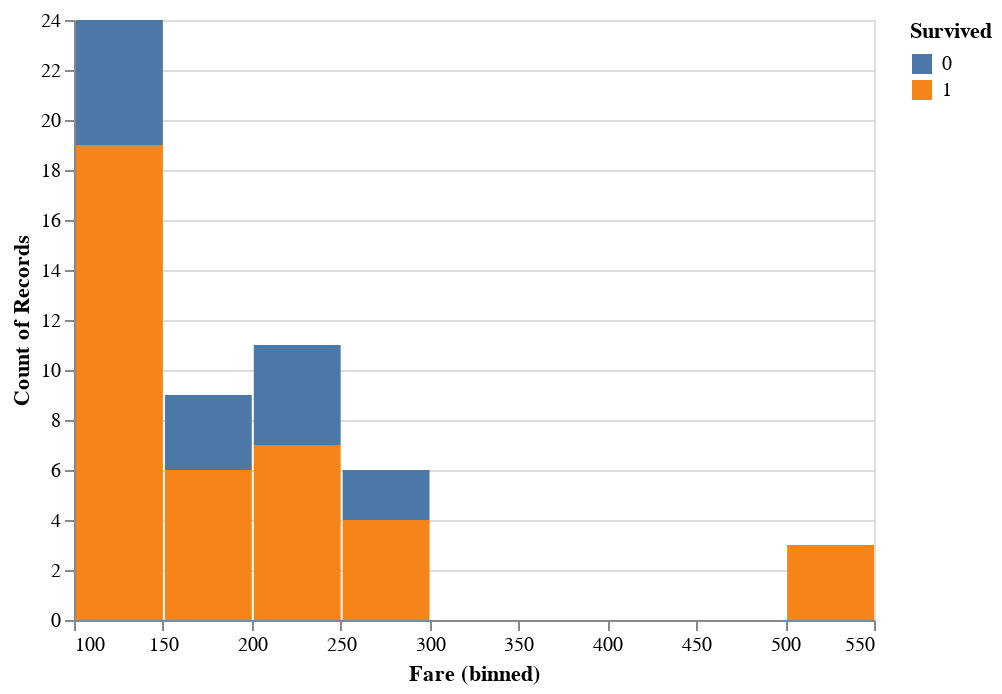

Write notebook code for a chart like this one.
### Markdown cell above
The graphs are interactive and hover over the bars to view exact counts (cool!)

Better to look over the passengers who paid more than 100$

### Code cell
df_fare = df_train.loc[df_train['Fare'] > 100,:]
alt.Chart(df_fare).mark_bar().encode(
    alt.X('Fare',bin=alt.Bin(step=50)),
    y = 'count()',
    color = 'Survived:N',
    tooltip = 'count()'
).interactive()

### Figure 1 — Vega-Lite specification as saved in the notebook (floating-point values rounded to 4 significant figures)
{"config": {"view": {"continuousWidth": 400, "continuousHeight": 300}}, "data": {"name": "data-e1188f5cd3c065c754a94adb296d6ace"}, "mark": "bar", "encoding": {"color": {"field": "Survived", "type": "nominal"}, "tooltip": {"aggregate": "count", "type": "quantitative"}, "x": {"bin": {"step": 50}, "field": "Fare", "type": "quantitative"}, "y": {"aggregate": "count", "type": "quantitative"}}, "selection": {"selector002": {"type": "interval", "bind": "scales", "encodings": ["x", "y"]}}, "$schema": "https://vega.github.io/schema/vega-lite/v4.17.0.json", "datasets": {"data-e1188f5cd3c065c754a94adb296d6ace": [{"PassengerId": 28, "Survived": 0, "Pclass": 1, "Name": "Fortune, Mr. Charles Alexander", "Sex": "male", "Age": 19.0, "SibSp": 3, "Parch": 2, "Ticket": "19950", "Fare": 263.0, "Cabin": "C23 C25 C27", "Embarked": "S"}, {"PassengerId": 32, "Survived": 1, "Pclass": 1, "Name": "Spencer, Mrs. William Augustus (Marie Eugenie)", "Sex": "female", "Age": null, "SibSp": 1, "Parch": 0, "Ticket": "PC 17569", "Fare": 146.5, "Cabin": "B78", "Embarked": "C"}, {"PassengerId": 89, "Survived": 1, "Pclass": 1, "Name": "Fortune, Miss. Mabel Helen", "Sex": "female", "Age": 23.0, "SibSp": 3, "Parch": 2, "Ticket": "19950", "Fare": 263.0, "Cabin": "C23 C25 C27", "Embarked": "S"}, {"PassengerId": 119, "Survived": 0, "Pclass": 1, "Name": "Baxter, Mr. Quigg Edmond", "Sex": "male", "Age": 24.0, "SibSp": 0, "Parch": 1, "Ticket": "PC 17558", "Fare": 247.5, "Cabin": "B58 B60", "Embarked": "C"}, {"PassengerId": 196, "Survived": 1, "Pclass": 1, "Name": "Lurette, Miss. Elise", "Sex": "female", "Age": 58.0, "SibSp": 0, "Parch": 0, "Ticket": "PC 17569", "Fare": 146.5, "Cabin": "B80", "Embarked": "C"}, {"PassengerId": 216, "Survived": 1, "Pclass": 1, "Name": "Newell, Miss. Madeleine", "Sex": "female", "Age": 31.0, "SibSp": 1, "Parch": 0, "Ticket": "35273", "Fare": 113.3, "Cabin": "D36", "Embarked": "C"}, {"PassengerId": 259, "Survived": 1, "Pclass": 1, "Name": "Ward, Miss. Anna", "Sex": "female", "Age": 35.0, "SibSp": 0, "Parch": 0, "Ticket": "PC 17755", "Fare": 512.3, "Cabin": null, "Embarked": "C"}, {"PassengerId": 269, "Survived": 1, "Pclass": 1, "Name": "Graham, Mrs. William Thompson (Edith Junkins)", "Sex": "female", "Age": 58.0, "SibSp": 0, "Parch": 1, "Ticket": "PC 17582", "Fare": 153.5, "Cabin": "C125", "Embarked": "S"}, {"PassengerId": 270, "Survived": 1, "Pclass": 1, "Name": "Bissette, Miss. Amelia", "Sex": "female", "Age": 35.0, "SibSp": 0, "Parch": 0, "Ticket": "PC 17760", "Fare": 135.6, "Cabin": "C99", "Embarked": "S"}, {"PassengerId": 298, "Survived": 0, "Pclass": 1, "Name": "Allison, Miss. Helen Loraine", "Sex": "female", "Age": 2.0, "SibSp": 1, "Parch": 2, "Ticket": "113781", "Fare": 151.6, "Cabin": "C22 C26", "Embarked": "S"}, {"PassengerId": 300, "Survived": 1, "Pclass": 1, "Name": "Baxter, Mrs. James (Helene DeLaudeniere Chaput)", "Sex": "female", "Age": 50.0, "SibSp": 0, "Parch": 1, "Ticket": "PC 17558", "Fare": 247.5, "Cabin": "B58 B60", "Embarked": "C"}, {"PassengerId": 306, "Survived": 1, "Pclass": 1, "Name": "Allison, Master. Hudson Trevor", "Sex": "male", "Age": 0.92, "SibSp": 1, "Parch": 2, "Ticket": "113781", "Fare": 151.6, "Cabin": "C22 C26", "Embarked": "S"}, {"PassengerId": 307, "Survived": 1, "Pclass": 1, "Name": "Fleming, Miss. Margaret", "Sex": "female", "Age": null, "SibSp": 0, "Parch": 0, "Ticket": "17421", "Fare": 110.9, "Cabin": null, "Embarked": "C"}, {"PassengerId": 308, "Survived": 1, "Pclass": 1, "Name": "Penasco y Castellana, Mrs. Victor de Satode (Maria Josefa Perez de Soto y Vallejo)", "Sex": "female", "Age": 17.0, "SibSp": 1, "Parch": 0, "Ticket": "PC 17758", "Fare": 108.9, "Cabin": "C65", "Embarked": "C"}, {"PassengerId": 312, "Survived": 1, "Pclass": 1, "Name": "Ryerson, Miss. Emily Borie", "Sex": "female", "Age": 18.0, "SibSp": 2, "Parch": 2, "Ticket": "PC 17608", "Fare": 262.4, "Cabin": "B57 B59 B63 B66", "Embarked": "C"}, {"PassengerId": 319, "Survived": 1, "Pclass": 1, "Name": "Wick, Miss. Mary Natalie", "Sex": "female", "Age": 31.0, "SibSp": 0, "Parch": 2, "Ticket": "36928", "Fare": 164.9, "Cabin": "C7", "Embarked": "S"}, {"PassengerId": 320, "Survived": 1, "Pclass": 1, "Name": "Spedden, Mrs. Frederic Oakley (Margaretta Corning Stone)", "Sex": "female", "Age": 40.0, "SibSp": 1, "Parch": 1, "Ticket": "16966", "Fare": 134.5, "Cabin": "E34", "Embarked": "C"}, {"PassengerId": 326, "Survived": 1, "Pclass": 1, "Name": "Young, Miss. Marie Grice", "Sex": "female", "Age": 36.0, "SibSp": 0, "Parch": 0, "Ticket": "PC 17760", "Fare": 135.6, "Cabin": "C32", "Embarked": "C"}, {"PassengerId": 333, "Survived": 0, "Pclass": 1, "Name": "Graham, Mr. George Edward", "Sex": "male", "Age": 38.0, "SibSp": 0, "Parch": 1, "Ticket": "PC 17582", "Fare": 153.5, "Cabin": "C91", "Embarked": "S"}, {"PassengerId": 335, "Survived": 1, "Pclass": 1, "Name": "Frauenthal, Mrs. Henry William (Clara Heinsheimer)", "Sex": "female", "Age": null, "SibSp": 1, "Parch": 0, "Ticket": "PC 17611", "Fare": 133.7, "Cabin": null, "Embarked": "S"}, {"PassengerId": 338, "Survived": 1, "Pclass": 1, "Name": "Burns, Miss. Elizabeth Margaret", "Sex": "female", "Age": 41.0, "SibSp": 0, "Parch": 0, "Ticket": "16966", "Fare": 134.5, "Cabin": "E40", "Embarked": "C"}, {"PassengerId": 342, "Survived": 1, "Pclass": 1, "Name": "Fortune, Miss. Alice Elizabeth", "Sex": "female", "Age": 24.0, "SibSp": 3, "Parch": 2, "Ticket": "19950", "Fare": 263.0, "Cabin": "C23 C25 C27", "Embarked": "S"}, {"PassengerId": 374, "Survived": 0, "Pclass": 1, "Name": "Ringhini, Mr. Sante", "Sex": "male", "Age": 22.0, "SibSp": 0, "Parch": 0, "Ticket": "PC 17760", "Fare": 135.6, "Cabin": null, "Embarked": "C"}, {"PassengerId": 378, "Survived": 0, "Pclass": 1, "Name": "Widener, Mr. Harry Elkins", "Sex": "male", "Age": 27.0, "SibSp": 0, "Parch": 2, "Ticket": "113503", "Fare": 211.5, "Cabin": "C82", "Embarked": "C"}, {"PassengerId": 381, "Survived": 1, "Pclass": 1, "Name": "Bidois, Miss. Rosalie", "Sex": "female", "Age": 42.0, "SibSp": 0, "Parch": 0, "Ticket": "PC 17757", "Fare": 227.5, "Cabin": null, "Embarked": "C"}, {"PassengerId": 391, "Survived": 1, "Pclass": 1, "Name": "Carter, Mr. William Ernest", "Sex": "male", "Age": 36.0, "SibSp": 1, "Parch": 2, "Ticket": "113760", "Fare": 120.0, "Cabin": "B96 B98", "Embarked": "S"}, {"PassengerId": 394, "Survived": 1, "Pclass": 1, "Name": "Newell, Miss. Marjorie", "Sex": "female", "Age": 23.0, "SibSp": 1, "Parch": 0, "Ticket": "35273", "Fare": 113.3, "Cabin": "D36", "Embarked": "C"}, {"PassengerId": 436, "Survived": 1, "Pclass": 1, "Name": "Carter, Miss. Lucile Polk", "Sex": "female", "Age": 14.0, "SibSp": 1, "Parch": 2, "Ticket": "113760", "Fare": 120.0, "Cabin": "B96 B98", "Embarked": "S"}, {"PassengerId": 439, "Survived": 0, "Pclass": 1, "Name": "Fortune, Mr. Mark", "Sex": "male", "Age": 64.0, "SibSp": 1, "Parch": 4, "Ticket": "19950", "Fare": 263.0, "Cabin": "C23 C25 C27", "Embarked": "S"}, {"PassengerId": 499, "Survived": 0, "Pclass": 1, "Name": "Allison, Mrs. Hudson J C (Bessie Waldo Daniels)", "Sex": "female", "Age": 25.0, "SibSp": 1, "Parch": 2, "Ticket": "113781", "Fare": 151.6, "Cabin": "C22 C26", "Embarked": "S"}, {"PassengerId": 506, "Survived": 0, "Pclass": 1, "Name": "Penasco y Castellana, Mr. Victor de Satode", "Sex": "male", "Age": 18.0, "SibSp": 1, "Parch": 0, "Ticket": "PC 17758", "Fare": 108.9, "Cabin": "C65", "Embarked": "C"}, {"PassengerId": 528, "Survived": 0, "Pclass": 1, "Name": "Farthing, Mr. John", "Sex": "male", "Age": null, "SibSp": 0, "Parch": 0, "Ticket": "PC 17483", "Fare": 221.8, "Cabin": "C95", "Embarked": "S"}, {"PassengerId": 538, "Survived": 1, "Pclass": 1, "Name": "LeRoy, Miss. Bertha", "Sex": "female", "Age": 30.0, "SibSp": 0, "Parch": 0, "Ticket": "PC 17761", "Fare": 106.4, "Cabin": null, "Embarked": "C"}, {"PassengerId": 545, "Survived": 0, "Pclass": 1, "Name": "Douglas, Mr. Walter Donald", "Sex": "male", "Age": 50.0, "SibSp": 1, "Parch": 0, "Ticket": "PC 17761", "Fare": 106.4, "Cabin": "C86", "Embarked": "C"}, {"PassengerId": 551, "Survived": 1, "Pclass": 1, "Name": "Thayer, Mr. John Borland Jr", "Sex": "male", "Age": 17.0, "SibSp": 0, "Parch": 2, "Ticket": "17421", "Fare": 110.9, "Cabin": "C70", "Embarked": "C"}, {"PassengerId": 558, "Survived": 0, "Pclass": 1, "Name": "Robbins, Mr. Victor", "Sex": "male", "Age": null, "SibSp": 0, "Parch": 0, "Ticket": "PC 17757", "Fare": 227.5, "Cabin": null, "Embarked": "C"}, {"PassengerId": 582, "Survived": 1, "Pclass": 1, "Name": "Thayer, Mrs. John Borland (Marian Longstreth Morris)", "Sex": "female", "Age": 39.0, "SibSp": 1, "Parch": 1, "Ticket": "17421", "Fare": 110.9, "Cabin": "C68", "Embarked": "C"}, {"PassengerId": 610, "Survived": 1, "Pclass": 1, "Name": "Shutes, Miss. Elizabeth W", "Sex": "female", "Age": 40.0, "SibSp": 0, "Parch": 0, "Ticket": "PC 17582", "Fare": 153.5, "Cabin": "C125", "Embarked": "S"}, {"PassengerId": 660, "Survived": 0, "Pclass": 1, "Name": "Newell, Mr. Arthur Webster", "Sex": "male", "Age": 58.0, "SibSp": 0, "Parch": 2, "Ticket": "35273", "Fare": 113.3, "Cabin": "D48", "Embarked": "C"}, {"PassengerId": 661, "Survived": 1, "Pclass": 1, "Name": "Frauenthal, Dr. Henry William", "Sex": "male", "Age": 50.0, "SibSp": 2, "Parch": 0, "Ticket": "PC 17611", "Fare": 133.7, "Cabin": null, "Embarked": "S"}, {"PassengerId": 680, "Survived": 1, "Pclass": 1, "Name": "Cardeza, Mr. Thomas Drake Martinez", "Sex": "male", "Age": 36.0, "SibSp": 0, "Parch": 1, "Ticket": "PC 17755", "Fare": 512.3, "Cabin": "B51 B53 B55", "Embarked": "C"}, {"PassengerId": 690, "Survived": 1, "Pclass": 1, "Name": "Madill, Miss. Georgette Alexandra", "Sex": "female", "Age": 15.0, "SibSp": 0, "Parch": 1, "Ticket": "24160", "Fare": 211.3, "Cabin": "B5", "Embarked": "S"}, {"PassengerId": 699, "Survived": 0, "Pclass": 1, "Name": "Thayer, Mr. John Borland", "Sex": "male", "Age": 49.0, "SibSp": 1, "Parch": 1, "Ticket": "17421", "Fare": 110.9, "Cabin": "C68", "Embarked": "C"}, {"PassengerId": 701, "Survived": 1, "Pclass": 1, "Name": "Astor, Mrs. John Jacob (Madeleine Talmadge Force)", "Sex": "female", "Age": 18.0, "SibSp": 1, "Parch": 0, "Ticket": "PC 17757", "Fare": 227.5, "Cabin": "C62 C64", "Embarked": "C"}, {"PassengerId": 709, "Survived": 1, "Pclass": 1, "Name": "Cleaver, Miss. Alice", "Sex": "female", "Age": 22.0, "SibSp": 0, "Parch": 0, "Ticket": "113781", "Fare": 151.6, "Cabin": null, "Embarked": "S"}, {"PassengerId": 717, "Survived": 1, "Pclass": 1, "Name": "Endres, Miss. Caroline Louise", "Sex": "female", "Age": 38.0, "SibSp": 0, "Parch": 0, "Ticket": "PC 17757", "Fare": 227.5, "Cabin": "C45", "Embarked": "C"}, {"PassengerId": 731, "Survived": 1, "Pclass": 1, "Name": "Allen, Miss. Elisabeth Walton", "Sex": "female", "Age": 29.0, "SibSp": 0, "Parch": 0, "Ticket": "24160", "Fare": 211.3, "Cabin": "B5", "Embarked": "S"}, {"PassengerId": 738, "Survived": 1, "Pclass": 1, "Name": "Lesurer, Mr. Gustave J", "Sex": "male", "Age": 35.0, "SibSp": 0, "Parch": 0, "Ticket": "PC 17755", "Fare": 512.3, "Cabin": "B101", "Embarked": "C"}, {"PassengerId": 743, "Survived": 1, "Pclass": 1, "Name": "Ryerson, Miss. Susan Parker \"Suzette\"", "Sex": "female", "Age": 21.0, "SibSp": 2, "Parch": 2, "Ticket": "PC 17608", "Fare": 262.4, "Cabin": "B57 B59 B63 B66", "Embarked": "C"}, {"PassengerId": 764, "Survived": 1, "Pclass": 1, "Name": "Carter, Mrs. William Ernest (Lucile Polk)", "Sex": "female", "Age": 36.0, "SibSp": 1, "Parch": 2, "Ticket": "113760", "Fare": 120.0, "Cabin": "B96 B98", "Embarked": "S"}, {"PassengerId": 780, "Survived": 1, "Pclass": 1, "Name": "Robert, Mrs. Edward Scott (Elisabeth Walton McMillan)", "Sex": "female", "Age": 43.0, "SibSp": 0, "Parch": 1, "Ticket": "24160", "Fare": 211.3, "Cabin": "B3", "Embarked": "S"}, {"PassengerId": 803, "Survived": 1, "Pclass": 1, "Name": "Carter, Master. William Thornton II", "Sex": "male", "Age": 11.0, "SibSp": 1, "Parch": 2, "Ticket": "113760", "Fare": 120.0, "Cabin": "B96 B98", "Embarked": "S"}, {"PassengerId": 857, "Survived": 1, "Pclass": 1, "Name": "Wick, Mrs. George Dennick (Mary Hitchcock)", "Sex": "female", "Age": 45.0, "SibSp": 1, "Parch": 1, "Ticket": "36928", "Fare": 164.9, "Cabin": null, "Embarked": "S"}]}}
